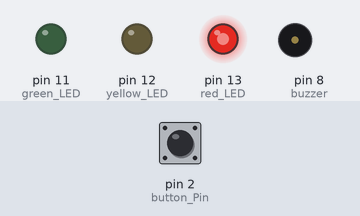
Bench run of a sketch on a simulated Arduino Uno, built with avr-gcc and run on an emulated ATmega328P. On the bench: output pins drawn as LEDs (lit = HIGH), buzzer (waves = sounding, pin HIGH). Inputs (shaded band) come from the test bench; at power-on: pin 2 (button_Pin) LOW.

Above: at 1.2 s.
1.3 s: pin 2 (button_Pin) pulled HIGH for 0.15 s
4.3 s: pin 2 (button_Pin) pulled HIGH for 1 s
At 6.4 s:
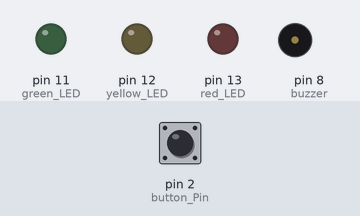
7.5 s: pin 2 (button_Pin) pulled HIGH for 3.2 s
At 24.3 s:
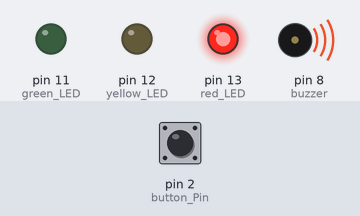
At 27.8 s:
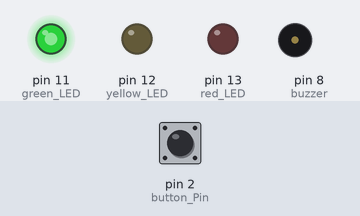
Timing chart, 0 to 28.5 s (numbered marks = the images above; inputs shaded):
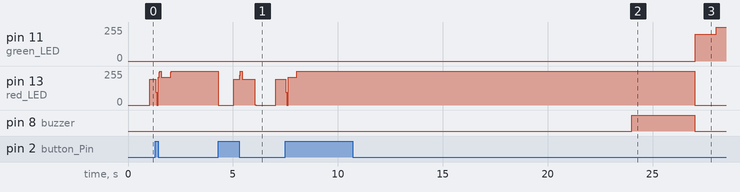

The sketch:

MicroLab1.ino
```cpp
 //storage variables for the LEDS, buzzer, and button
 const int button_Pin = 2;
 const int red_LED = 13;
 const int yellow_LED = 12;
 const int green_LED = 11;
 const int buzzer = 8;

 //Variables for button
 int buttonState = 0;
 int buttonPushCounter = 0;
 int lastButtonState = 0;

 //Timer for keeping track of the ticks
 int timer = 0;

 char led_State; //Serve to change the color of which LED is on
 int timeStart;  //Start time of when the button was pressed

 void setup(){

   //set pins as outputs  or input respecrtively
   pinMode(red_LED, OUTPUT);
   pinMode(yellow_LED, OUTPUT);
   pinMode(green_LED, OUTPUT);
   pinMode(button_Pin, INPUT);
   pinMode(buzzer, OUTPUT);

   Serial.begin(9600);

   cli();//stop interrupts

   //set timer1 interrupt at 1Hz
   TCCR1A = 0;// set entire TCCR1A register to 0
   TCCR1B = 0;// same for TCCR1B
   TCNT1  = 0;//initialize counter value to 0
   // set compare match register for 1hz increments
   OCR1A = 15624;// = (16*10^6) / (1*1024) - 1 (must be <65536)
   // turn on CTC mode
   TCCR1B |= (1 << WGM12);
   // Set CS12 and CS10 bits for 1024 prescaler
   TCCR1B |= (1 << CS12) | (1 << CS10);
   // enable timer compare interrupt
   TIMSK1 |= (1 << OCIE1A);

   sei();//allow interrupts

 }//end setup

 // Timer1's interrupt service routing (ISR)
 // The code in ISR will be executed every time timer1 interrupt occurs
 // That is, the code will be called once every second
 // TODO
 //   you need to set a flag to trigger an evaluation of the conditions
 //   in your state machine, then potentially transit to next state
 //
 ISR(TIMER1_COMPA_vect){//timer1 interrupt 1Hz increments timer which acts as a clock
   timer++;
 }

 void loop(){
   buttonState = digitalRead(button_Pin);  //Reads button input

   if(buttonState != lastButtonState)  //If the button  was pressed, button state will be different than last state.
   {
    if(buttonState == HIGH)
    {
      buttonPushCounter++;
      digitalWrite(led_State, LOW);
      digitalWrite(buzzer, LOW);
    }
    delay(100);
   }
   lastButtonState = buttonState;

   if (buttonPushCounter % 2 == 0) //Inital off state of the button press
   {
    timeStart = timer;
    startup();
   }else //Traffic lights will function.
   {
    traffic();
   }
 }

int startup(){  //Default blinking state when traffic lights are off. Blinks at 1 second intervals
  digitalWrite(led_State, LOW);
  led_State = red_LED;
  if(timer % 2 == 0){
    digitalWrite(led_State, HIGH);
  }else
  {
    digitalWrite(led_State, LOW);
  }

}

int traffic(){
  int timeDifference =  timer - timeStart; //Functions as a time counter for the traffic lights. Reset back to timer ie 0 when the value is 43
  switch(timeDifference)
  {
    case 0: //Red Lights will be on when the time is at 0
    digitalWrite(buzzer, LOW);
    digitalWrite(led_State, LOW);
    led_State = red_LED;
    digitalWrite(led_State, HIGH);
    break;

    case 20: //Green lights will be on when time is at 20
    digitalWrite(buzzer, LOW);
    digitalWrite(led_State, LOW);
    led_State = green_LED;
    digitalWrite(led_State, HIGH);
    break;

    case 40: //Yellow Lights will turn on when time is at 40
    digitalWrite(led_State, LOW);
    led_State = yellow_LED;
    digitalWrite(led_State, HIGH);
    break;

    case 17: case 37: //Buzzer turns on for the last 3 seconds of green yellow and red
    digitalWrite(buzzer, HIGH);
    break;

    case 43: //Resets the time counter down to zero.
    timeStart = timer;
    break;

    default:
    break;
  }
}
```

Measured:
- after the input at 4.3 s, pin 13 (red_LED): 255/255 → 0/255 at once, → 194/255 0.74 s later, → 255/255 0.28 s later, → 194/255 0.12 s later, … (6 changes in this stretch)
- after the input at 7.5 s, pin 11 (green_LED): 0/255 → 201/255 after 19.5 s, → 255/255 1.0 s later; pin 8 (buzzer): LOW → HIGH after 16.5 s, → LOW 3.0 s later
